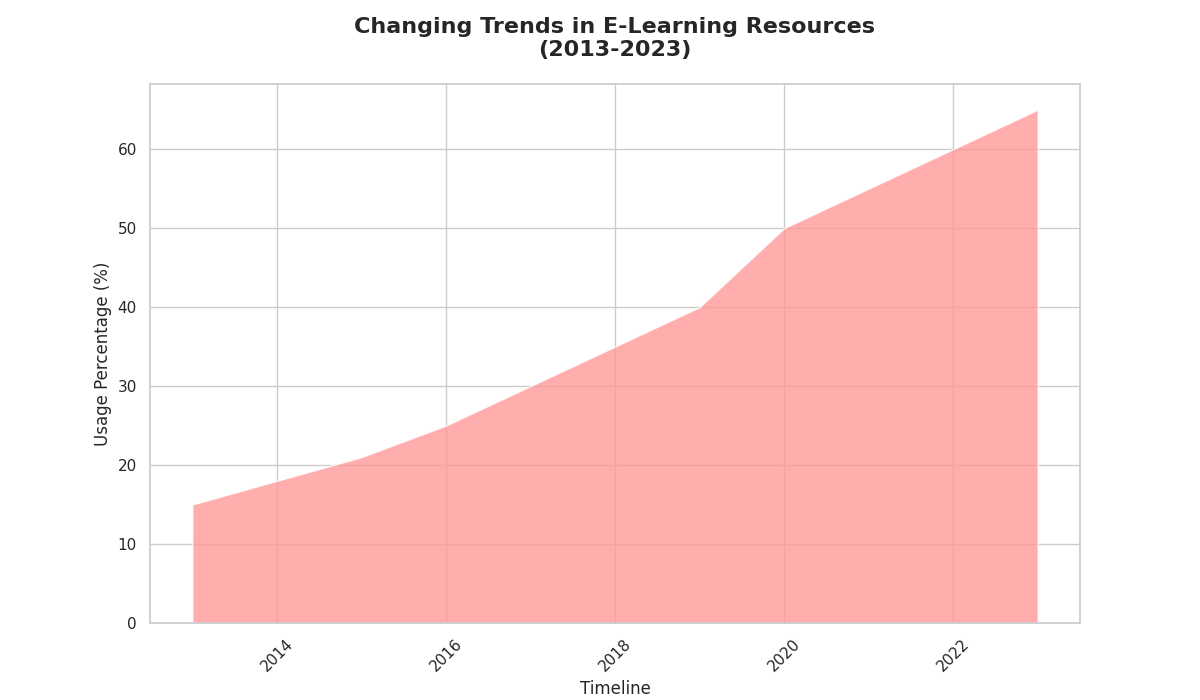

Here is the Python script that generated this plot:
import matplotlib.pyplot as plt
import numpy as np

years = np.arange(2013, 2024)
video_lectures = np.array([15, 18, 21, 25, 30, 35, 40, 50, 55, 60, 65])
usage_stack = np.row_stack((video_lectures,))

fig, ax = plt.subplots(figsize=(12, 7))
ax.stackplot(years, usage_stack, colors=['#FF9999'], alpha=0.8)

ax.set_title('Changing Trends in E-Learning Resources\n(2013-2023)', fontsize=16, fontweight='bold', pad=20)
ax.set_xlabel('Timeline', fontsize=12)
ax.set_ylabel('Usage Percentage (%)', fontsize=12)

plt.xticks(rotation=45)
plt.show()
